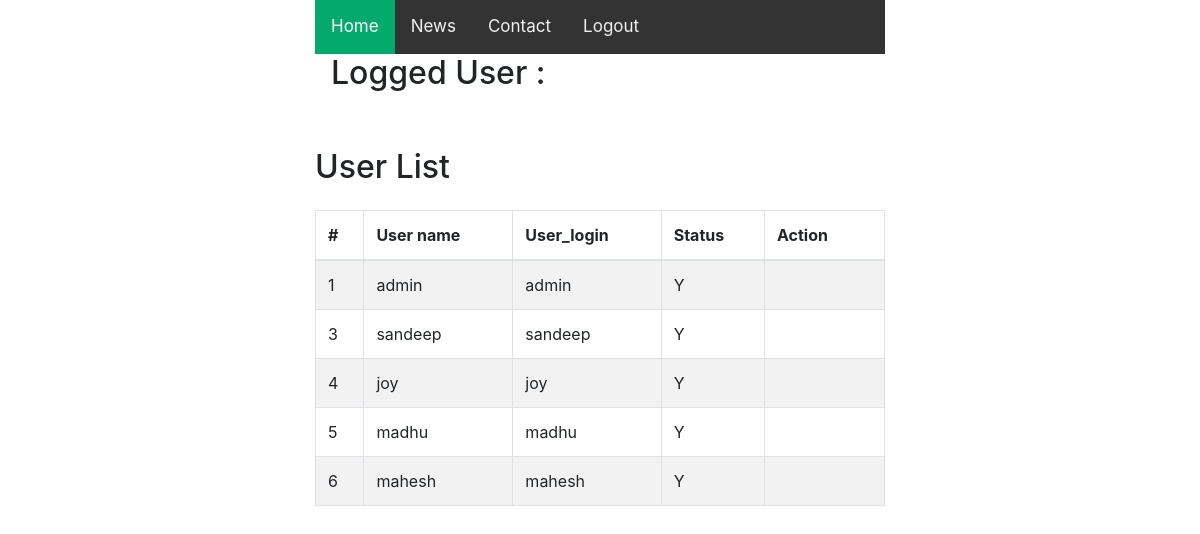
Page /dashboard.php on the committed database.
### tables this page shows
CREATE TABLE `user_master` (
  `user_id` int(11) NOT NULL,
  `user_name` varchar(100) NOT NULL,
  `user_login` varchar(100) NOT NULL,
  `user_pass` varchar(20) NOT NULL,
  `user_type` enum('A','S','M') NOT NULL,
  `user_status` enum('Y','N') NOT NULL,
  `read_permission` enum('Y','N') NOT NULL,
  `view_permission` enum('Y','N') NOT NULL,
  `edit_permission` enum('Y','N') NOT NULL,
  `delet_permission` enum('Y','N') NOT NULL
);

### dashboard.php (the view, shortened to what this page needs)
<!DOCTYPE html>
<html lang="en">
<head>
    <link rel="stylesheet" href="https://stackpath.bootstrapcdn.com/bootstrap/4.5.2/css/bootstrap.min.css">
    <link rel="stylesheet" href="https://maxcdn.bootstrapcdn.com/font-awesome/4.7.0/css/font-awesome.min.css">
</head>
<body>
    <div class="wrapper">
        <div class="container-fluid">
            <div class="topnav">
  <a class="active" href="#home">Home</a>
  <a href="#news">News</a>
  <a href="#contact">Contact</a>
  <a href="index.php">Logout</a>
</div>
<div style="padding-left:16px">
  <h2>Logged User :<?php echo $_SESSION['u_name'];?></h2>
 </div>
            <div class="row">
                <div class="col-md-12">
                    <div class="mt-5 mb-3 clearfix">
                        <h2 class="pull-left">User List</h2>
                    </div>
                    <?php
                    require_once "config.php";
                    $sql = "SELECT * FROM user_master";
                    if($result = $pdo->query($sql)){
                        if($result->rowCount() > 0){
                            echo '<table class="table table-bordered table-striped">';
                                echo "<thead>";
                                    echo "<tr>";
                                        echo "<th>#</th>";
                                        echo "<th>User name</th>";
                                        echo "<th>User_login</th>";
                                        echo "<th>Status</th>";
                                        echo "<th>Action</th>";
                                    echo "</tr>";
                                echo "</thead>";
                                echo "<tbody>";
                                while($row = $result->fetch())
                                {
                                  echo "<tr>";
                                        echo "<td>" . $row['user_id'] . "</td>";
                                        echo "<td>" . $row['user_name'] . "</td>";
                                        echo "<td>" . $row['user_login'] . "</td>";
                                        echo "<td>" . $row['user_status'] . "</td>";
                                        echo "<td>";
                                        echo "</td>";
                                    echo "</tr>";
                                }
                                echo "</tbody>";
                            echo "</table>";
                        } else{
                            echo '<div class="alert alert-danger"><em>No records were found.</em></div>';
                        }
                    } else{
                        echo "Oops! Something went wrong. Please try again later.";
                    }
                    ?>
                </div>
            </div>
        </div>
    </div>
</body>
</html>

### dashboard.php (style rules this page uses)
.topnav { overflow: hidden; background-color: #333; }
.topnav a { float: left; color: #f2f2f2; text-align: center; padding: 14px 16px; text-decoration: none; font-size: 17px; }
.topnav a.active { background-color: #04AA6D; color: white; }
.wrapper { width: 600px; margin: 0 auto; }
table tr td:last-child { width: 120px; }

### rows in the picture
user_master: user_id "1", user_name "admin", user_login "admin", user_status "Y"
user_master: user_id "3", user_name "sandeep", user_login "sandeep", user_status "Y"
user_master: user_id "4", user_name "joy", user_login "joy", user_status "Y"
user_master: user_id "5", user_name "madhu", user_login "madhu", user_status "Y"
user_master: user_id "6", user_name "mahesh", user_login "mahesh", user_status "Y"
